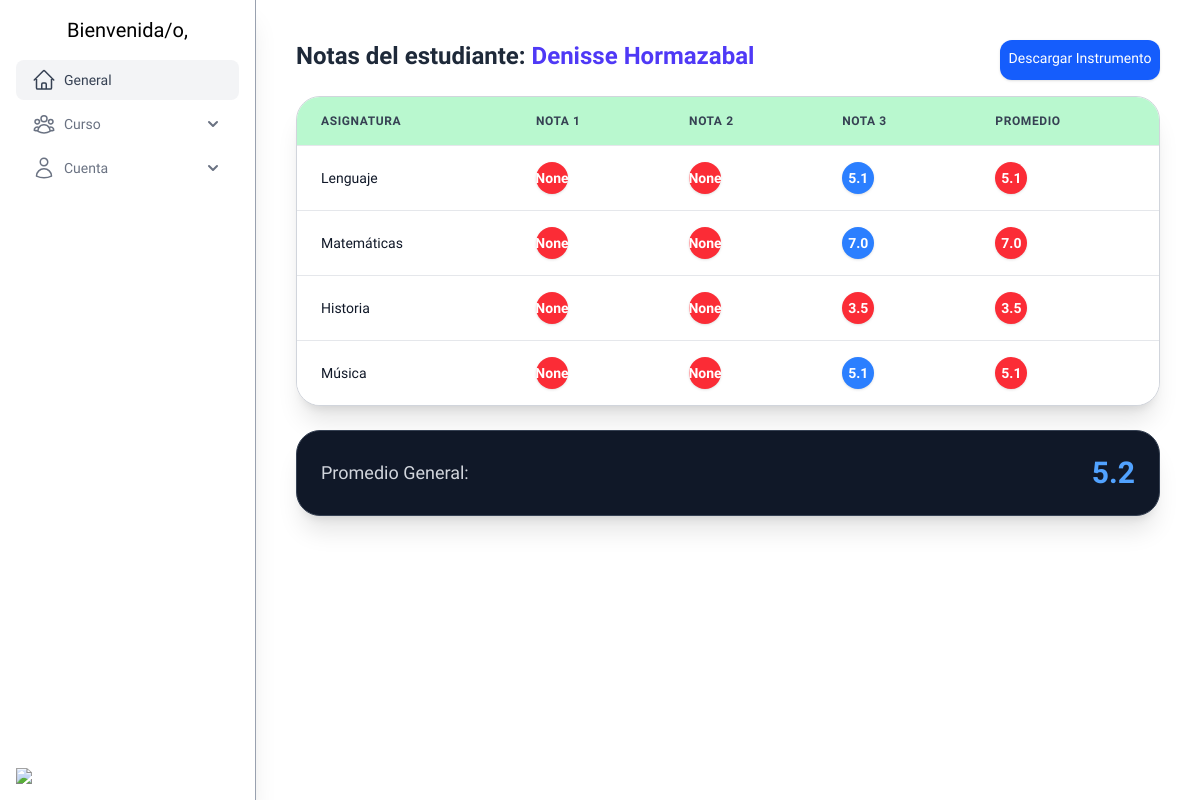
The app's page /instrumentos/notas/3/ with its own data.
### core/models.py (models this page shows, shortened)
class DateTime(models.Model):
    created_at = models.DateTimeField(auto_now_add=True)
    updated_at = models.DateTimeField(auto_now=True)
    class Meta:
        abstract = True

class Estudiante(DateTime):
    first_name = models.CharField(max_length=150)
    last_name = models.CharField(max_length=150)
    rut = models.CharField(max_length=10, unique=True, verbose_name="RUT")
    birth_date = models.DateField()
    bapDiag = models.CharField(max_length=40)
    address = models.CharField(max_length=40)
    commune = models.CharField(max_length=40)
    etnia = models.CharField(max_length=40, null=True, blank=True)
    parents = models.ManyToManyField(Apoderado, related_name="students", blank=True)
    curso = models.ForeignKey(
        Curso, on_delete=models.CASCADE, related_name="students", null=True, blank=True
    )
    nivel = models.CharField(max_length=10, choices=Nivel.choices, default=Nivel.BASIC)

class Asignatura(models.Model):
    nombre = models.CharField(max_length=100)
    def __str__(self):
        return self.nombre

### instrumentosApp/views.py (the view, shortened to what this page needs)
# urls.py: path('notas/<int:id>/', ver_notas, name='notas'),
def ver_notas(request, id):
    estudiante = get_student(request, id)
    instrumentos = Instrumento_evaluacion.objects.filter(
        estudiante=estudiante
    ).prefetch_related(
        'notas',
        'notas__asignatura',
        'indicadores',
        'indicadores__asignatura',
        'adecuaciones'
    )
    instrumento = instrumentos.first()
    asignaturas = Asignatura.objects.filter(
        paci_subject__student_id=estudiante.id
    ).distinct()
    notas_dict = {}
    for asig in asignaturas:
        notas_dict[asig.id] = {
            'asignatura': asig,
            'n1': None,
            'n2': None,
            'n3': None,
            'promedio': None,
            'suma': 0,
            'cantidad': 0
        }
    for inst in instrumentos:
        num_eval = inst.numero_evaluacion
        if num_eval not in [1, 2, 3]:
            continue
        for nota in inst.notas.all():
            asig_id = nota.asignatura_id
            val = float(nota.nota) if nota.nota else None
            notas_dict[asig_id][f'n{num_eval}'] = val
            if val is not None:
                notas_dict[asig_id]['suma'] += val
                notas_dict[asig_id]['cantidad'] += 1
    promedio_general_suma = 0
    promedio_general_cantidad = 0
    for asig_id, data in notas_dict.items():
        if data['cantidad'] > 0:
            data['promedio'] = round(data['suma'] / data['cantidad'], 1)
            promedio_general_suma += data['promedio']
            promedio_general_cantidad += 1
    promedio_final = round(promedio_general_suma / promedio_general_cantidad, 1) if promedio_general_cantidad > 0 else 0
    context = {
        "estudiante": estudiante,
        "instrumento": instrumento,
        "notas_asignaturas": notas_dict,
        "promedio_final": promedio_final,
    }
    return render(request, "notas.html", context)

### core/a.py (called while the page is built)
def estudiantes_global(request):
    student = Estudiante.objects.all()
    users = User.objects.filter(role="TEACHER")
    return {
        'estudiantes': student,
        'users': users
    }

### instrumentosApp/views.py (called while the page is built)
def get_student(request, id):
    estudiante = get_object_or_404(Estudiante, id=id)
    return estudiante

### instrumentosApp/templates/notas.html
{% extends 'base.html' %}
{% block content %}
<div class="container mx-auto p-4">
    <div class="flex justify-between">
        <h1 class="text-2xl font-bold mb-6 text-gray-800 dark:text-white">
            Notas del estudiante: <span class="text-indigo-600 dark:text-teal-400">{{ estudiante.first_name }} {{ estudiante.last_name }}</span>
        </h1>
        <a class="w-40 h-10 text-center rounded-xl bg-blue-600 p-2 text-white text-sm hover:bg-blue-700 transition-colors shadow-sm"
            href="{% url 'instrumentosApp:instrumento_pdf' estudiante.id instrumento.numero_evaluacion %}">
            Descargar Instrumento
        </a>
    </div>
    <div class="shadow-xl overflow-hidden border border-gray-300 dark:border-gray-700 rounded-3xl bg-white dark:bg-gray-800">
        <table class="min-w-full divide-y divide-gray-200 dark:divide-gray-700">
            <thead class="bg-green-200 dark:bg-gray-900">
                <tr>
                    <th scope="col" class="px-6 py-4 text-left text-xs font-bold text-gray-700 dark:text-gray-300 uppercase tracking-wider">
                        Asignatura
                    </th>
                    <th scope="col" class="px-6 py-4 text-left text-xs font-bold text-gray-700 dark:text-gray-300 uppercase tracking-wider">
                        Nota 1
                    </th>
                    <th scope="col" class="px-6 py-4 text-left text-xs font-bold text-gray-700 dark:text-gray-300 uppercase tracking-wider">
                        Nota 2
                    </th>
                    <th scope="col" class="px-6 py-4 text-left text-xs font-bold text-gray-700 dark:text-gray-300 uppercase tracking-wider">
                        Nota 3
                    </th>
                    <th scope="col" class="px-6 py-4 text-left text-xs font-bold text-gray-700 dark:text-gray-300 uppercase tracking-wider">
                        Promedio
                    </th>
                </tr>
            </thead>
            <tbody class="bg-white divide-y divide-gray-200 dark:bg-gray-800 dark:divide-gray-700">
                {% for asig_id, data in notas_asignaturas.items %}
                <tr class="hover:bg-gray-50 dark:hover:bg-gray-700 transition-colors duration-150">
                    <td class="px-6 py-4 whitespace-nowrap text-sm font-medium text-gray-900 dark:text-gray-200">
                        {{ data.asignatura }}
                    </td>
                    <td class="px-6 py-4 whitespace-nowrap text-sm">
                        <div class="flex flex-wrap gap-2">
                            <span class="inline-flex items-center justify-center w-8 h-8 rounded-full font-bold text-white shadow-sm
                                                            {% if data.n1 >= 4.0 %} bg-blue-500 hover:bg-blue-600
                                                            {% else %} bg-red-500 hover:bg-red-600 {% endif %}">
                                {{ data.n1 }}
                            </span>
                        </div>
                    </td>
                    <td class="px-6 py-4 whitespace-nowrap text-sm">
                        <div class="flex flex-wrap gap-2">
                            <span class="inline-flex items-center justify-center w-8 h-8 rounded-full font-bold text-white shadow-sm
                                                            {% if data.n2 >= 4.0 %} bg-blue-500 hover:bg-blue-600
                                                            {% else %} bg-red-500 hover:bg-red-600 {% endif %}">
                                {{ data.n2 }}
                            </span>
                        </div>
                    </td>
                    <td class="px-6 py-4 whitespace-nowrap text-sm">
                        <div class="flex flex-wrap gap-2">
                            <span class="inline-flex items-center justify-center w-8 h-8 rounded-full font-bold text-white shadow-sm
                                                            {% if data.n3 >= 4.0 %} bg-blue-500 hover:bg-blue-600
                                                            {% else %} bg-red-500 hover:bg-red-600 {% endif %}">
                                {{ data.n3 }}
                            </span>
                        </div>
                    </td>
                    <td class="px-6 py-4 whitespace-nowrap text-sm">
                        <div class="flex flex-wrap gap-2">
                            <span class="inline-flex items-center justify-center w-8 h-8 rounded-full font-bold text-white shadow-sm
                                                            {% if data.n1 >= 4.0 %} bg-blue-500 hover:bg-blue-600
                                                            {% else %} bg-red-500 hover:bg-red-600 {% endif %}">
                                {{ data.promedio }}
                            </span>
                        </div>
                    </td>
                </tr>
                {% empty %}
                <tr>
                    <td colspan="2" class="px-6 py-4 text-center text-gray-500 dark:text-gray-400">
                        No hay asignaturas registradas.
                    </td>
                </tr>
                {% endfor %}
            </tbody>
        </table>
    </div>
    <div class="shadow-xl overflow-hidden mt-6 p-6 bg-gray-900 border border-gray-700 rounded-3xl flex justify-between items-center">
        <span class="text-gray-300 text-lg font-medium">Promedio General:</span>
        <span class="text-3xl font-bold {% if promedio_final >= 4.0 %}text-blue-400{% else %}text-red-400{% endif %}">
            {{ promedio_final }}
        </span>
    </div>
</div>
{% endblock %}

### templates/base.html (style rules this page uses)
body { font-family: 'Red Hat Display', sans-serif; }

### records on screen
Estudiante: first_name "Denisse", last_name "Hormazabal"
Asignatura: asignatura "Lenguaje", n1 "None", n2 "None", n3 "5.1", promedio "5.1"
Asignatura: asignatura "Matemáticas", n1 "None", n2 "None", n3 "7.0", promedio "7.0"
Asignatura: asignatura "Historia", n1 "None", n2 "None", n3 "3.5", promedio "3.5"
Asignatura: asignatura "Música", n1 "None", n2 "None", n3 "5.1", promedio "5.1"

### other values on screen
{{ promedio_final }} "5.2"
